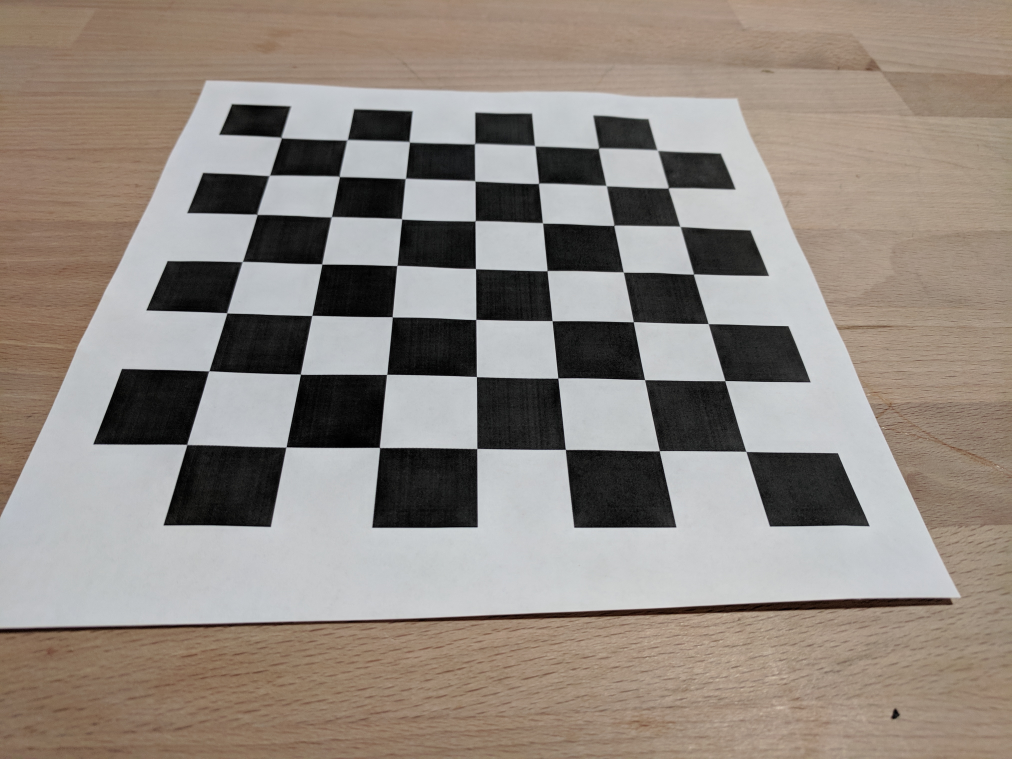
#> input picture calib/IMG_20171211_151001.jpg, 4048 x 3036 px (shown at 1/4 size); its folder holds 5 pictures in this run
$ python main.py   (older library calls are emulated)
#> lines starting #> are read from the running program, lines starting #| are printed output that depends on the picture; after the words box and inside, x2 and y2 are one past the last pixel; in counts of white or black regions, pixels touching at a corner belong together
import numpy as np
import cv2
from matplotlib import pyplot as plt
import math

# Checks if a matrix is a valid rotation matrix.
# [47 lines left out: functions isRotationMatrix, rotationMatrixToEulerAngles, drawlines, not called in this run]


def dist_from_corner(pt, corner):
    return math.sqrt((pt[0]-corner[0])**2 + (pt[1]-corner[1])**2)


# [39 lines left out: function testing, not called in this run]


from math  import sin, cos

# [147 lines left out: functions rotate_image, validate_F, epi_scipy, flann_matching, not called in this run]


from pylab import *
from numpy import *
from scipy import linalg


# [179 lines left out: functions compute_P, triangulate_point, triangulate, compute_fundamental, compute_epipole, plot_epipolar_line and 4 more, not called in this run]


class RansacModel(object):
    """ Class for fundmental matrix fit with ransac.py from
        http://www.scipy.org/Cookbook/RANSAC"""

    def __init__(self, debug=False):
        self.debug = debug

    # [355 lines left out: functions fit, get_error, F_from_ransac, compute_epipole, compute_fundamental, match_features, not called in this run]


def calibrate():
    # termination criteria
    criteria = (cv2.TERM_CRITERIA_EPS + cv2.TERM_CRITERIA_MAX_ITER, 30, 0.001)
    rows = 7
    cols = 7
    # prepare object points, like (0,0,0), (1,0,0), (2,0,0) ....,(6,5,0)
    objp = np.zeros((cols * rows, 3), np.float32)
    objp[:, :2] = np.mgrid[0:cols, 0:rows].T.reshape(-1, 2)

    # Arrays to store object points and image points from all the images.
    objpoints = []  # 3d point in real world space
    imgpoints = []  # 2d points in image plane.

    import pylab
    import imageio
    #filename = 'calib/checkerboard.mp4'
    #vid = imageio.get_reader(filename,  'ffmpeg')
    images = []
    #for i in range(10):
    #  image = vid.get_data(i)
    #  images.append(image)
    #  #cv2.imwrite('calib/frame_' + str(i) + '.jpg', image)
    import glob

    #for i in range(0, len(images), 1):
    #images = ['IMG_20171211_151001.jpg']
    images = glob.glob('calib/*.jpg')
    print(images)
    for fname in images:
        img = cv2.imread(fname)
#> img is the input picture: shape (3036, 4048, 3); mean B, G, R 129.4, 137.2, 146.3
        img = cv2.resize(img, None, fx=0.2, fy=0.2, interpolation=cv2.INTER_CUBIC)
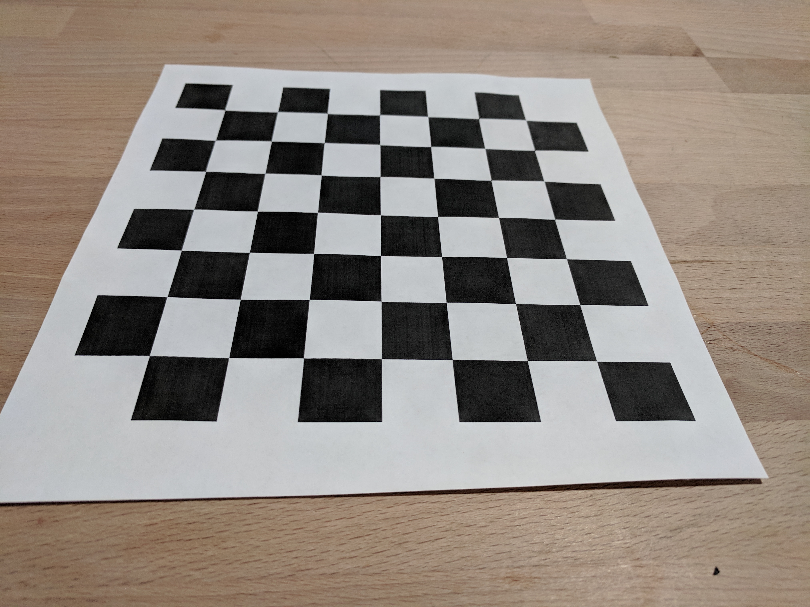
#> img: shape (607, 810, 3); mean B, G, R 129.4, 137.2, 146.3
        gray = cv2.cvtColor(img, cv2.COLOR_BGR2GRAY)
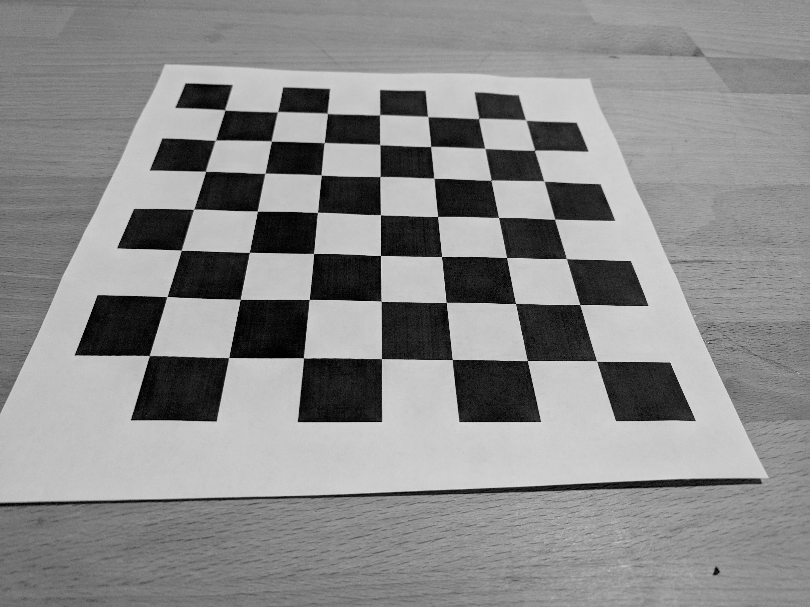
#> gray: shape (607, 810); min 0, max 221, mean 139
        #cv2.imshow('img', gray)
        #cv2.waitKey(500)

        print('Processing calibration images')
        # Find the chess board corners
        ret, corners = cv2.findChessboardCorners(gray, (cols, rows), None)
#> ret = True; corners = 49 rows, first 8: [525.7, 120.1], [534.5, 150.2], [544.1, 181.2], [554.6, 219.3], [566.2, 258.4], [579.8, 304.5], [596.6, 361], [478.6, 118.4]
        print(ret)
#| True
        # If found, add object points, image points (after refining them)
        if ret == True:
            objpoints.append(objp)

            corners2 = cv2.cornerSubPix(gray, corners, (11, 11), (-1, -1), criteria)
#> corners2 = 49 rows, first 8: [525.7, 119.9], [534.5, 150.2], [543.9, 180.9], [554.7, 219.3], [566.4, 258.5], [579.8, 304.6], [596.6, 360.9], [478.6, 118.5]
            imgpoints.append(corners2)

            # Draw and display the corners
            img = cv2.drawChessboardCorners(img, (cols, rows), corners2, ret)
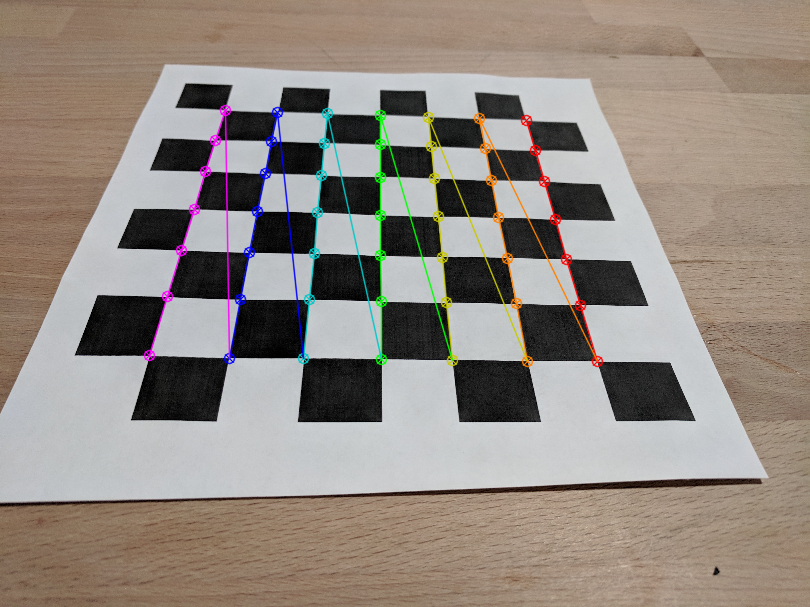
#> img: shape (607, 810, 3); 2.77% of pixels changed, all inside (x1, y1, x2, y2) = (143, 104, 604, 368)
#> pass 2 of the loop in calibrate, `for fname in images:`:
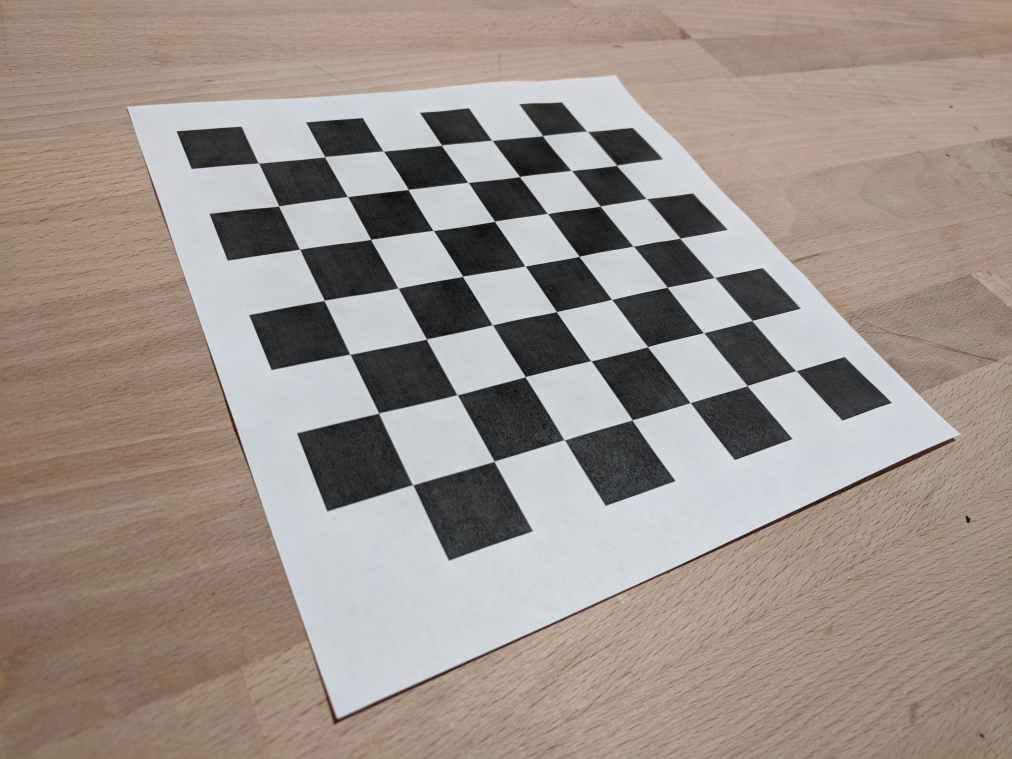
#> input picture calib/IMG_20171211_151006.jpg, 4048 x 3036 px (shown at 1/4 size)
#> in calibrate, img is the input picture: shape (3036, 4048, 3); mean B, G, R 138.5, 146.1, 156.7
#> in calibrate, `gray = cv2.cvtColor(img, cv2.COLOR_BGR2GRAY)`:
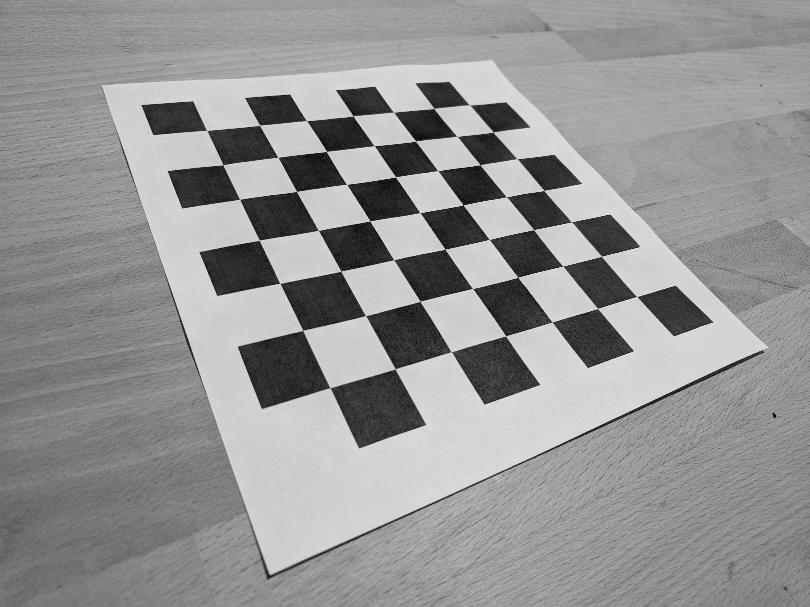
#> gray: shape (607, 810); min 0, max 232, mean 148.4
#> corners = 49 rows, first 8: [206.8, 130.5], [259.6, 125.3], [306.5, 120.6], [353, 115.9], [393.7, 112.4], [433.9, 108.4], [469.6, 105], [222.9, 164.6]
#| True
#> corners2 = 49 rows, first 8: [206.6, 130.4], [259.6, 125.3], [306.5, 120.6], [353, 116], [393.5, 112.1], [433.9, 108.5], [469.5, 104.8], [223, 164.8]
#> in calibrate, `img = cv2.drawChessboardCorners(img, (cols, rows), corners2, ret)`:
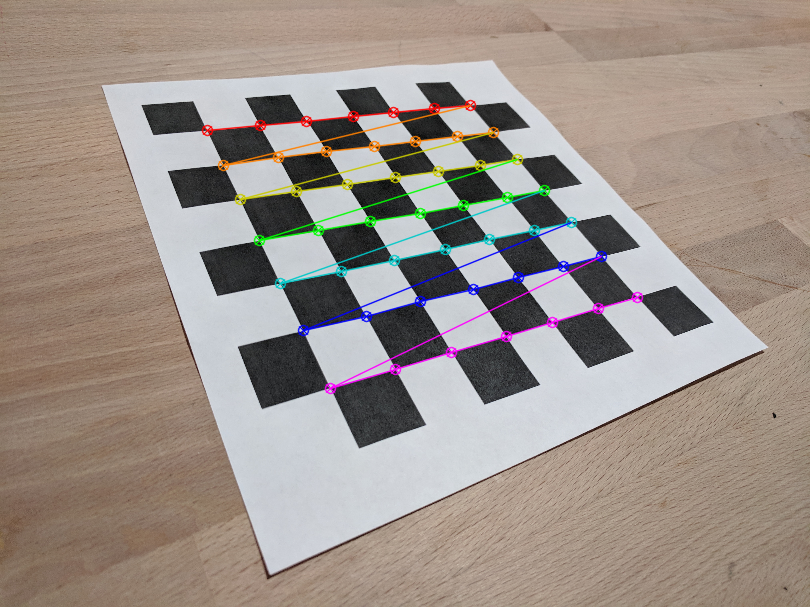
#> img: shape (607, 810, 3); mean B, G, R 138.1, 145.8, 156.7
#> pass 3 of the loop in calibrate, `for fname in images:`:
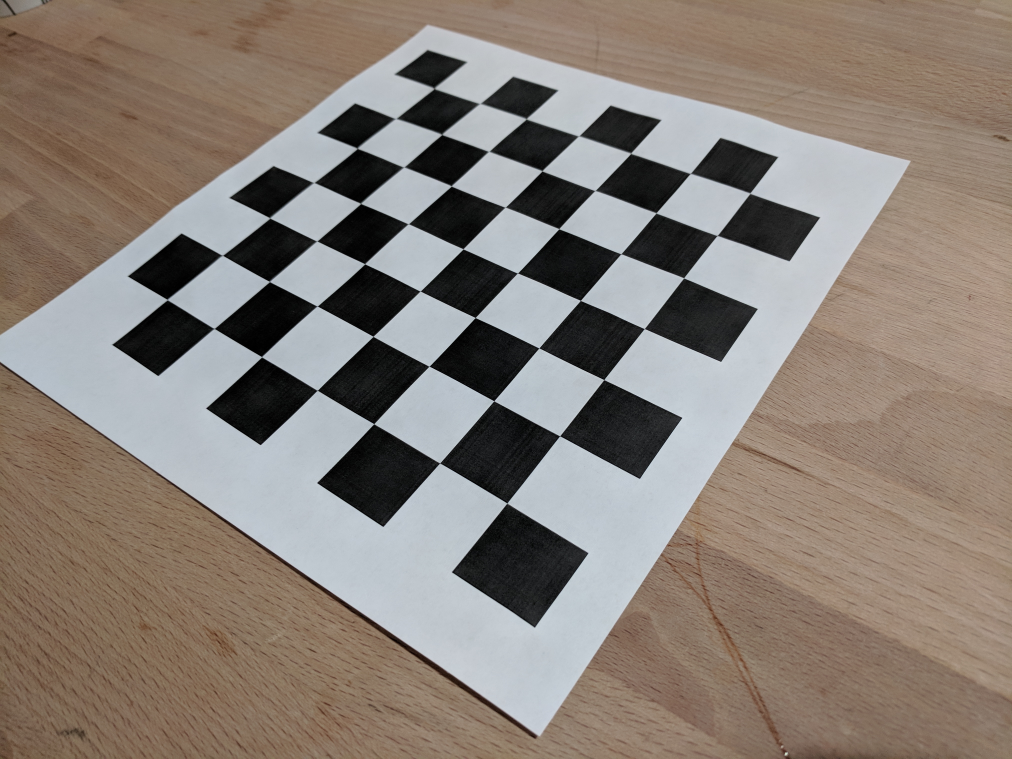
#> input picture calib/IMG_20171211_151010.jpg, 4048 x 3036 px (shown at 1/4 size)
#> in calibrate, img is the input picture: shape (3036, 4048, 3); mean B, G, R 118.7, 126.9, 136.7
#> in calibrate, `gray = cv2.cvtColor(img, cv2.COLOR_BGR2GRAY)`:
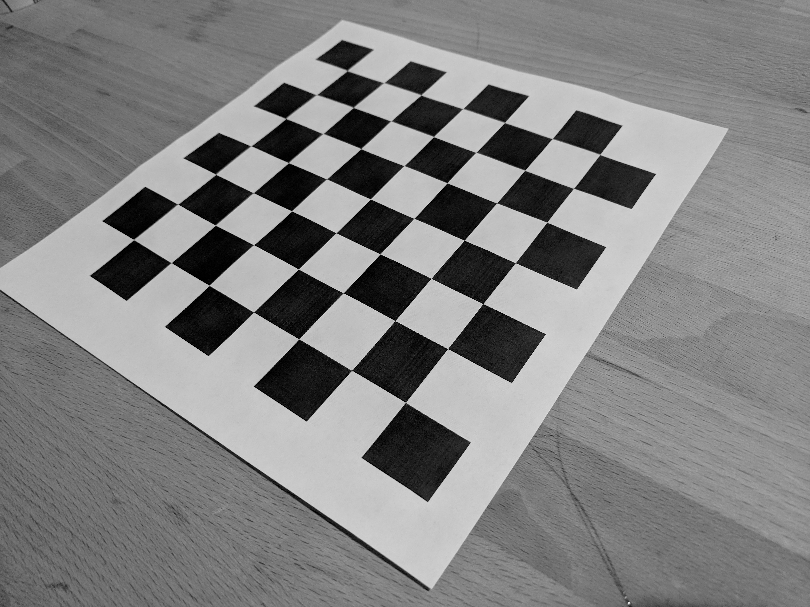
#> gray: shape (607, 810); min 0, max 229, mean 128.9
#> corners = 49 rows, first 8: [599.8, 154.3], [573.4, 188.3], [547, 222], [515.3, 263.1], [482.8, 303.7], [447.7, 348.8], [405.3, 402.4], [552.2, 138.6]
#| True
#> corners2 = 49 rows, first 8: [599.8, 154.4], [573.5, 188.3], [546.9, 222.1], [515.3, 262.8], [482.8, 303.6], [447.6, 348.6], [405.3, 402.4], [552.2, 138.6]
#> in calibrate, `img = cv2.drawChessboardCorners(img, (cols, rows), corners2, ret)`:
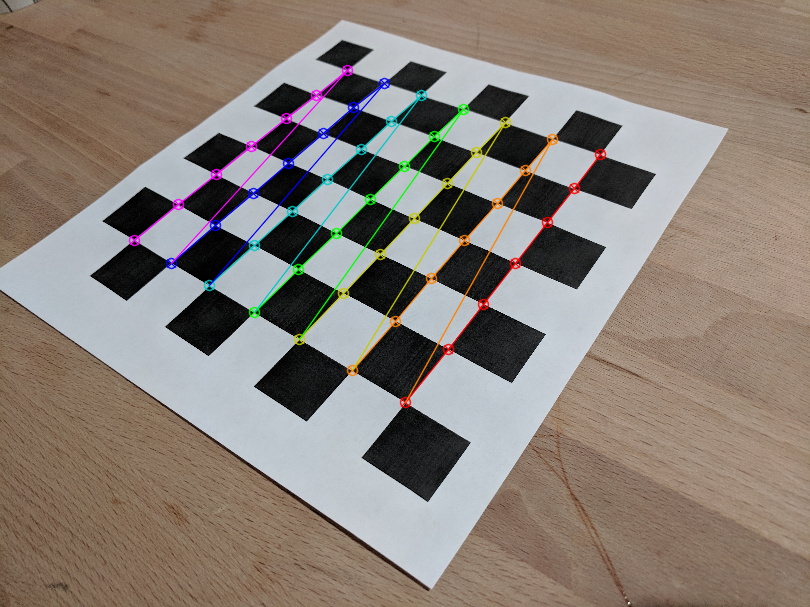
#> img: shape (607, 810, 3); mean B, G, R 118.5, 126.9, 137
#> the loop made 5 passes; the first 3 are shown
            #cv2.imshow('img', img)
            #cv2.waitKey(500)

    return  cv2.calibrateCamera(objpoints, imgpoints, gray.shape[::-1], None, None)


# [11 lines left out: function from_video, not called in this run]
    # [8 lines of commented-out code are left out]


ret, mtx, dist, rvecs, tvecs = calibrate()
print('Intrinsic Matrix:\n', mtx)

# [5 lines of commented-out code are left out]

imgL = cv2.imread('img2/100_7101.jpg')
imgR = cv2.imread('img2/100_7106.jpg')

#> (the run stopped early here; a loop or call above may not have finished)
